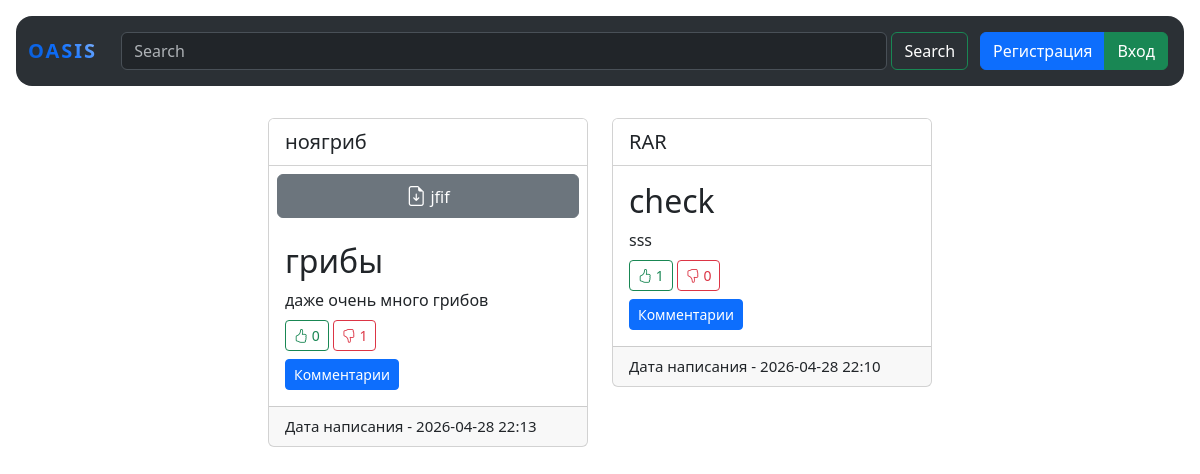
Before: / with the older database file.
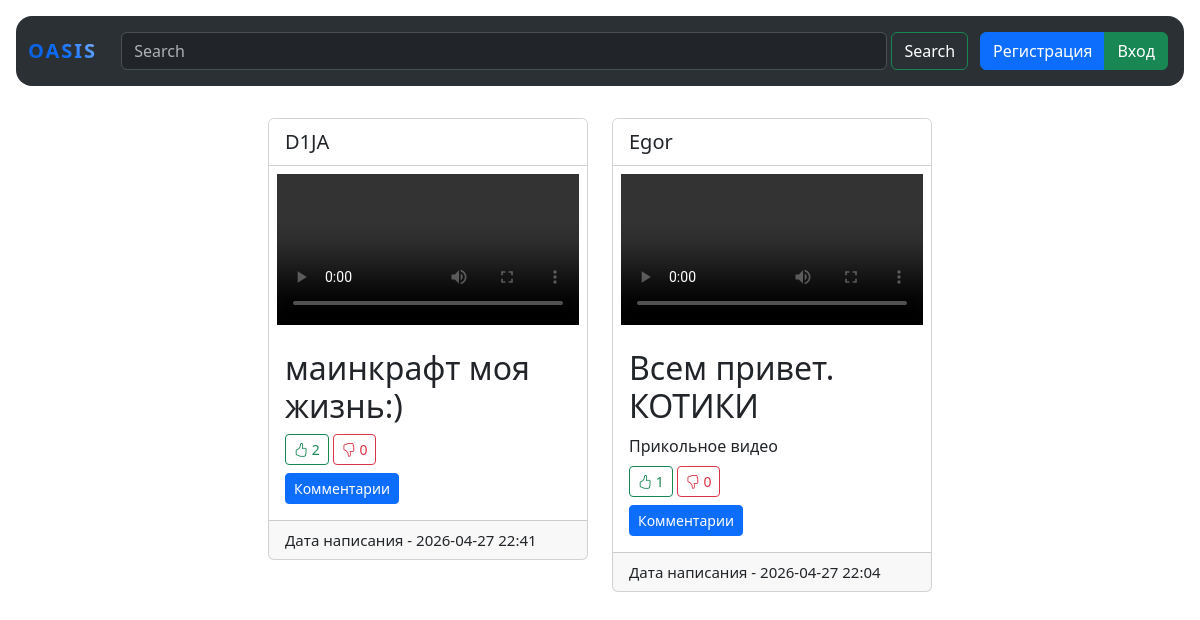
After: the same page with the newer database file.
### data/news.py (models this page shows)
class News(SqlAlchemyBase):
    __tablename__ = 'news'
    id = sqlalchemy.Column(sqlalchemy.Integer, primary_key=True, autoincrement=True)
    title = sqlalchemy.Column(sqlalchemy.String, nullable=True)
    content = sqlalchemy.Column(sqlalchemy.String, nullable=True)
    created_date = sqlalchemy.Column(sqlalchemy.DateTime, default=datetime.datetime.now)
    is_private = sqlalchemy.Column(sqlalchemy.Boolean, default=True)
    file = sqlalchemy.Column(sqlalchemy.String, nullable=True)
    user_id = sqlalchemy.Column(sqlalchemy.Integer, sqlalchemy.ForeignKey("users.id"))
    user = orm.relationship('User')
    categories = orm.relationship("Category", secondary="association", backref="news")
    likes = orm.relationship('User', secondary=news_likes, backref='liked_news')
    dislikes = orm.relationship('User', secondary=news_dislikes, backref='disliked_news')
    favorites = orm.relationship('User', secondary=news_favorites, backref='favorited_news')
    starred = orm.relationship("User",
                               secondary=news_starred,
                               backref=orm.backref("starred_news", lazy='subquery'))

### data/users.py (models this page shows, shortened)
class User(SqlAlchemyBase, UserMixin):
    __tablename__ = 'users'
    id = sqlalchemy.Column(sqlalchemy.Integer, primary_key=True, autoincrement=True)
    name = sqlalchemy.Column(sqlalchemy.String, nullable=True)
    about = sqlalchemy.Column(sqlalchemy.String, nullable=True)
    email = sqlalchemy.Column(sqlalchemy.String, index=True, unique=True, nullable=True)
    hashed_password = sqlalchemy.Column(sqlalchemy.String, nullable=True)
    created_date = sqlalchemy.Column(sqlalchemy.DateTime, default=datetime.datetime.now)
    file = sqlalchemy.Column(sqlalchemy.String, nullable=True)
    news = orm.relationship("News", back_populates='user')

### main.py (the view)
@app.route("/")
def index():
    db_sess = db_session.create_session()
    if current_user.is_authenticated:
        news = db_sess.query(News).filter((News.user == current_user) | (News.is_private != True)).order_by(
            desc(News.created_date)).all()
    else:
        news = db_sess.query(News).filter(News.is_private != True).order_by(desc(News.created_date)).all()
    return render_template("index.html", news=news, UPLOAD_FOLDER=app.config['UPLOAD_FOLDER'])

### data/db_session.py (called while the page is built)
def create_session() -> Session:
    global __factory
    return __factory()

### templates/index.html (shortened to what this page needs)
{% extends "base.html" %}
{% block content %}
<div class="container p-3" style="max-width: 1385px;">
    <div class="d-flex flex-wrap justify-content-center gap-4 align-items-start">
        {% for item in news %}
        <div class="card" style="width: 20rem;">
            <div class="card-header bg-white" style="font-size: 20px;">
                <a href="/profile/{{ item.user.id }}" class="text-decoration-none text-dark">
        {{ item.user.name }}
    </a>
            </div>
            {% if item.file %}
            {% set ful_file = '/' + UPLOAD_FOLDER + item.file %}
            {% if item.file.endswith(('.jpg', '.jpeg', '.png', '.gif', '.webp', '.svg')) %}
            <img src="{{ ful_file }}" class="card-img-top p-2" alt="{{ item.file }} ">
            {% elif item.file.endswith(('.mp4', '.webm', '.ogg', '.mov', '.avi')) %}
            <video src="{{ ful_file }}" class="object-fit-contain p-2" controls></video>
            {% else %}
            <div class="container p-2">
                <a href="{{ ful_file }}" class="btn btn-secondary" download style="width: 100%;">
                    <i class="bi bi-file-earmark-arrow-down fs-5"></i> {{ item.file }}
                </a>
            </div>
            {% endif %}
            {% endif %}
            <div class="card-body">
                <h2 class="card-title">{{ item.title }}</h2>
                <div class="card-text">
                    {{ item.content }}
                </div>
                <div class="mt-2">
                    {% if current_user.is_authenticated %}
                    <a href="/like/{{ item.id }}"
                       class="btn btn-sm {{ 'btn-success' if current_user in item.likes else 'btn-outline-success' }}">
                        <i class="bi bi-hand-thumbs-up"></i> {{ item.likes|length }}
                    </a>
                    <a href="/dislike/{{ item.id }}"
                       class="btn btn-sm {{ 'btn-danger' if current_user in item.dislikes else 'btn-outline-danger' }}">
                        <i class="bi bi-hand-thumbs-down"></i> {{ item.dislikes|length }}
                    </a>
                    <a href="/add_starred/{{ item.id }}"
                       class="btn btn-sm {{ 'btn-warning' if current_user in item.starred else 'btn-outline-warning' }}">
                        <i class="bi bi-star"></i>
                    </a>
                    {% else %}
                    <a href=""
                       class="btn btn-sm {{ 'btn-success' if current_user in item.likes else 'btn-outline-success' }}">
                        <i class="bi bi-hand-thumbs-up"></i> {{ item.likes|length }}
                    </a>
                    <a href=""
                       class="btn btn-sm {{ 'btn-danger' if current_user in item.dislikes else 'btn-outline-danger' }}">
                        <i class="bi bi-hand-thumbs-down"></i> {{ item.dislikes|length }}
                    </a>
                    {% endif %}
                </div>
                <div class="mt-2">
                    <a href="/comments/{{ item.id }}" class="btn btn-sm {{ 'btn-primary'}}">Комментарии</a>
                </div>
            </div>
            <div class="card-footer" style="font-size: 15px;">
                Дата написания - {{ item.created_date.strftime('%Y-%m-%d %#H:%M') }}
            </div>
        </div>
        {% endfor %}
    </div>
</div>
{% endblock %}

### templates/base.html (shortened to what this page needs)
<!DOCTYPE html>
<html lang="en">
<head>
    <link href="https://cdn.jsdelivr.net/npm/bootstrap@5.3.8/dist/css/bootstrap.min.css" rel="stylesheet"
>
    <link rel="stylesheet" href="https://cdn.jsdelivr.net/npm/bootstrap-icons@1.11.3/font/bootstrap-icons.min.css">
</head>
<body>
<header>
    <div class="container-fluid p-3" data-bs-theme="dark">
        <nav class="navbar navbar-expand-lg bg-body-tertiary rounded-4">
            <div class="container-fluid">
                <a class="navbar-brand" href="/">Oasis</a>
                <div class="collapse navbar-collapse" id="navbarSupportedContent">
                    {% if current_user.is_authenticated %}
                    <ul class="navbar-nav me-auto mb-2 mb-lg-0">
                        <li class="nav-item d-flex align-items-center mx-3">
                            <a href="/news" class="btn btn-custom-add">
                                <i class="bi bi-plus-circle"></i> Добавить новость
                            </a>
                        </li>
                        <li class="nav-item">
                            <a class="nav-link active" aria-current="page" href="/">Главное</a>
                        </li>
                        <li class="nav-item dropdown">
                            <a class="nav-link dropdown-toggle" href="#" role="button" data-bs-toggle="dropdown"
                               aria-expanded="false">
                                Меню
                            </a>
                            <ul class="dropdown-menu">
                                <li>
                                    <a class="dropdown-item" href="/starred">
                                        <i class="bi bi-star me-2"></i>Избранное
                                    </a>
                                </li>
                                <li>
                                    <a class="dropdown-item" href="/my_news/{{ current_user.id }}">
                                        <i class="bi bi-card-text me-2"></i>Мои посты
                                    </a>
                                </li>
                                <li>
                                    <a class="dropdown-item" href="/liked">
                                        <i class="bi bi-hand-thumbs-up me-2"></i>Понравившееся
                                    </a>
                                </li>
                            </ul>
                        </li>
                    </ul>
                    <form class="d-flex flex-grow-1 p-2" role="search">
                        <input class="form-control me-1" type="search" placeholder="Search" aria-label="Search"/>
                        <button class="btn btn-outline-success text-white" type="submit">Search</button>
                    </form>
                    <ul class="navbar-nav ms-auto p-1 align-items-center">
                        <li class="nav-item d-flex align-items-center">
                            <a href="/profile/{{ current_user.id }}"
                               class="text-decoration-none text-white fs-5 fw-semibold me-3">
                                {{ current_user.name }}
                            </a>
                            <a href="/logout" class="btn btn-sm btn-outline-danger">Выйти</a>
                        </li>
                    </ul>
                    {% else %}
                    <form class="d-flex flex-grow-1 p-2" role="search">
                        <input class="form-control me-1" type="search" placeholder="Search" aria-label="Search"/>
                        <button class="btn btn-outline-success text-white" type="submit">Search</button>
                    </form>
                    <div class="btn-group p-1" role="group" aria-label="">
                        <a href="/register" class="btn btn-primary">Регистрация</a>
                        <a href="/login" class="btn btn-success">Вход</a>
                    </div>
                    {% endif %}
                </div>
            </div>
        </nav>
    </div>
</header>
{% block content %}{% endblock %}
</body>
</html>

### templates/base.html (style rules this page uses)
.navbar-brand { font-weight: 800; text-transform: uppercase; letter-spacing: 2px; background: linear-gradient(45deg, #0a58ca, #0d6efd, #9ec5fe); -webkit-background-clip: text; -webkit-text-fill-color: transparent; display: inline-block; }

Changed rows visible on the page:
removed News: user.name "ноягриб", file "jfif", title "грибы", content "даже очень много грибов", likes|length "0", dislikes|length "1", created_date "2026-04-28 22:13"
removed News: user.name "RAR", title "check", content "sss", likes|length "1", dislikes|length "0", created_date "2026-04-28 22:10"
added News: user.name "D1JA", title "маинкрафт моя жизнь:)", likes|length "2", dislikes|length "0", created_date "2026-04-27 22:41"
added News: user.name "Egor", title "Всем привет. КОТИКИ", content "Прикольное видео", likes|length "1", dislikes|length "0", created_date "2026-04-27 22:04"
